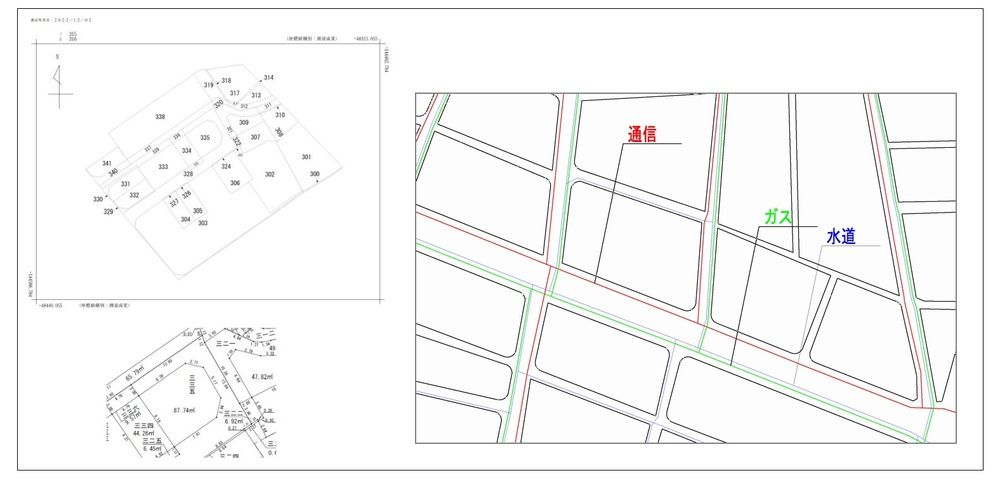
#> input picture map_coord_detect/test_data/input/test_1.jpg, 1000 x 487 px, shrunk from 1576 x 768 before the run, given in place of test_1.png, which was not available
$ jupyter execute extract_map.ipynb
#> lines starting #> are read from the running program, lines starting #| are printed output that depends on the picture; after the words box and inside, x2 and y2 are one past the last pixel; in counts of white or black regions, pixels touching at a corner belong together; pictures that were not available may be replaced by others from this repository, and a replacement may not be noted
[cell 1]
import cv2
import numpy as np
from PIL import Image
from IPython.display import display

image_path = '../test_data/input/test_3.jpg'  # 画像パスを指定
output_path = "../test_data/input/test_4.jpg"  # 出力画像の保存先パス

image_path_org = '../test_data/input/test_1.png'  # 画像パスを指定

image_org = cv2.imread(image_path_org)
#> image_org is the input picture: shape (487, 1000, 3); mean B, G, R 246.8, 247.2, 247

# 画像の読み込み
image = cv2.imread(image_path)
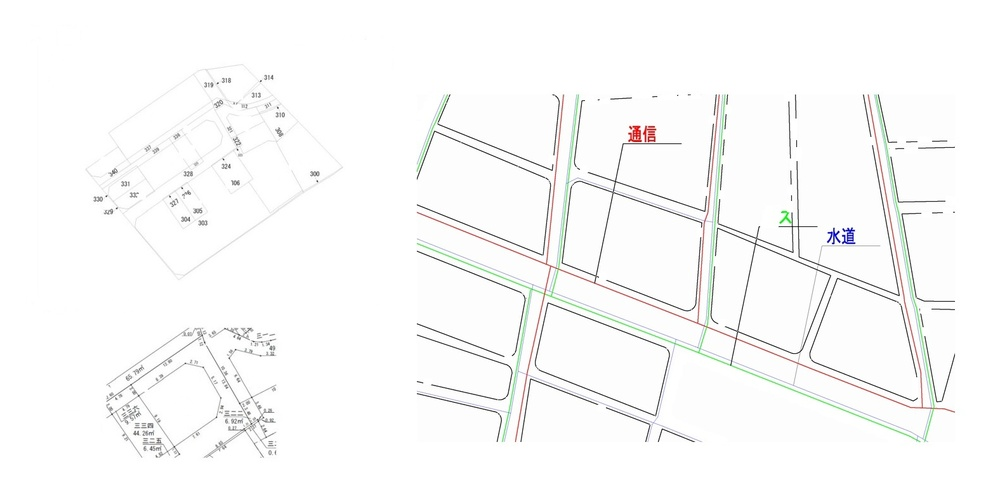
#> input picture map_coord_detect/test_data/input/test_3.jpg, 1000 x 487 px, shrunk from 1576 x 768 before the run
#> image is the input picture: shape (487, 1000, 3); mean B, G, R 249.5, 249.8, 249.7
gray = cv2.cvtColor(image, cv2.COLOR_BGR2GRAY)

# 二値化処理
_, binary = cv2.threshold(gray, 240, 255, cv2.THRESH_BINARY_INV)
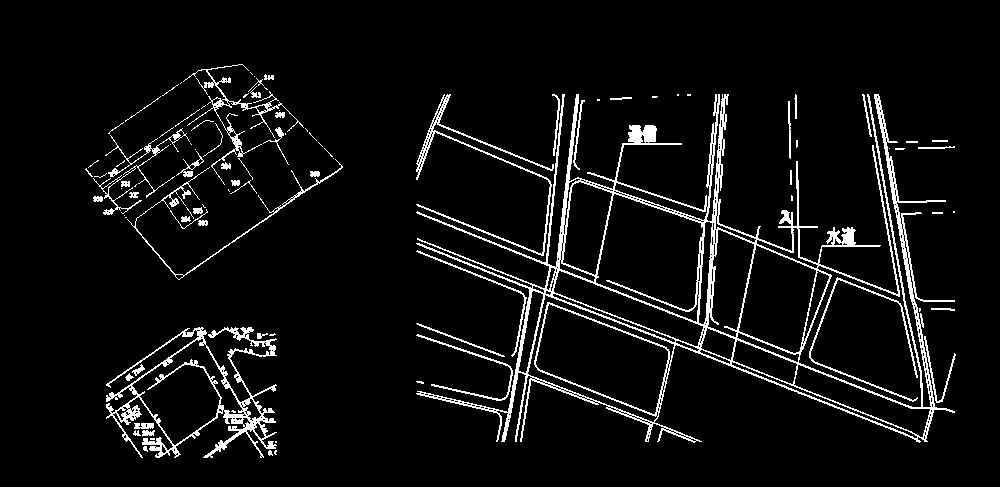
#> binary: shape (487, 1000); 6% white in thin lines or dots, all inside (x1, y1, x2, y2) = (85, 64, 956, 458)

# カーネルの定義
kernel_s = np.ones((3,3), np.uint8)
kernel_m = np.ones((7,7), np.uint8)
kernel_l = np.ones((15,15), np.uint8)
kernel_line = np.array([[0, 1, 0],
                       [0, 1, 0],
                       [0, 1, 0]], dtype=np.uint8)  # 縦線用

kernel_horizontal = np.array([[0, 0, 0],
                            [1, 1, 1],
                            [0, 0, 0]], dtype=np.uint8)  # 横線用
#
close = cv2.morphologyEx(binary, cv2.MORPH_CLOSE, np.ones((3,3), np.uint8), iterations=32)
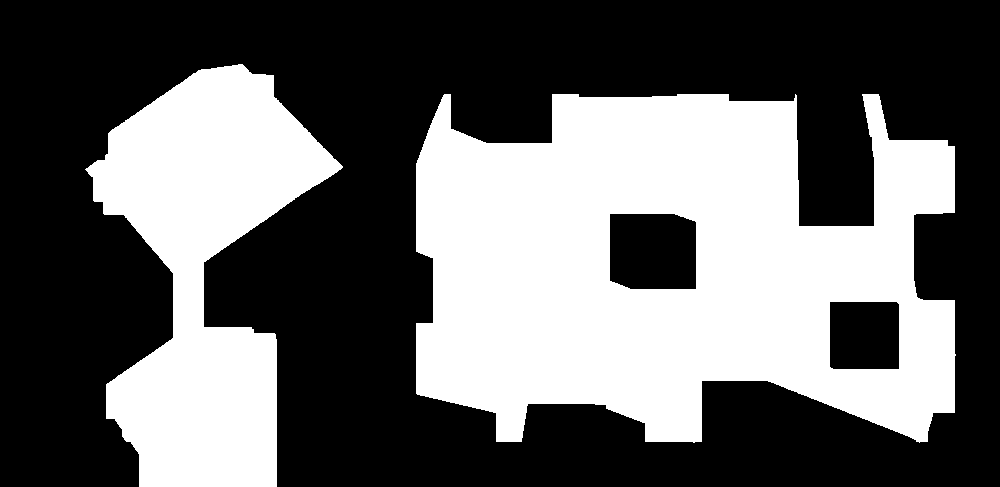
#> close: shape (487, 1000); 39.4% white; 2 white regions, box (x1, y1, x2, y2) and area: (416, 94, 956, 443) 136180, (85, 64, 343, 487) 55833
display(Image.fromarray(close))

# 連続した線領域のラベリング
num_labels, labels, stats, centroids = cv2.connectedComponentsWithStats(close)
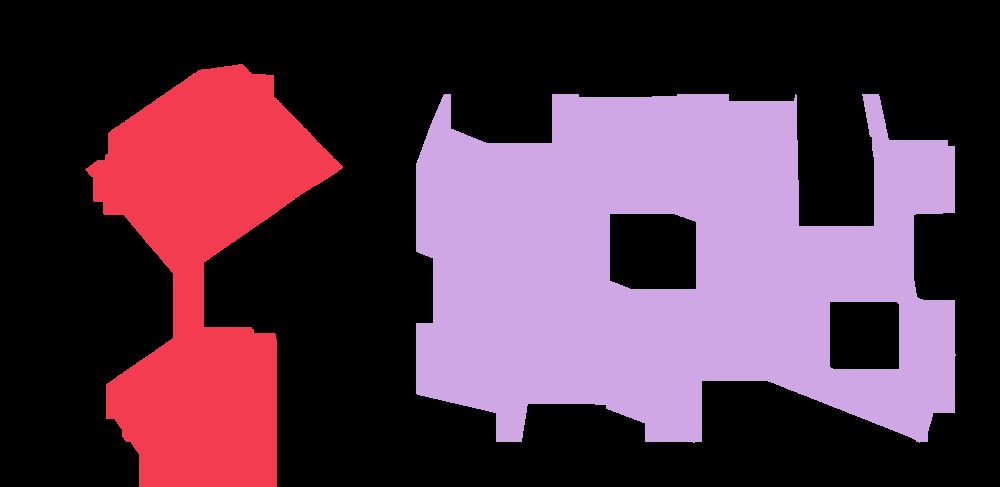
#> labels: shape (487, 1000) int32; 3 distinct labels, from 0 to 2; one colour per label, 0 black
#> num_labels = 3; stats = [[0, 0, 1000, 487, 294987], [85, 64, 258, 423, 55833], [416, 94, 540, 349, 136180]]; centroids = [[477.2, 227.3], [204.4, 270], [668.9, 266]]

# 結果画像の準備
result_image = image_org.copy()
detected_patterns = []

# 面積による大きな線パターンの検出
min_area = 500  # 最小面積（調整可能）

for i in range(1, num_labels):  # 0はバックグラウンド
    if stats[i, cv2.CC_STAT_AREA] > min_area:
        x = stats[i, cv2.CC_STAT_LEFT]
        y = stats[i, cv2.CC_STAT_TOP]
        w = stats[i, cv2.CC_STAT_WIDTH]
        h = stats[i, cv2.CC_STAT_HEIGHT]

        # 矩形の描画
        cv2.rectangle(result_image, (x, y), (x+w, y+h), (0, 255, 0), 2)

        # パターン情報の保存
        detected_patterns.append({
            'x': x,
            'y': y,
            'width': w,
            'height': h,
            'area': stats[i, cv2.CC_STAT_AREA],
            'center': (int(centroids[i][0]), int(centroids[i][1]))
        })
#> this loop made 2 passes
#> (x, y, w, h) on passes 1 to 2: (85, 64, 258, 423), (416, 94, 540, 349)
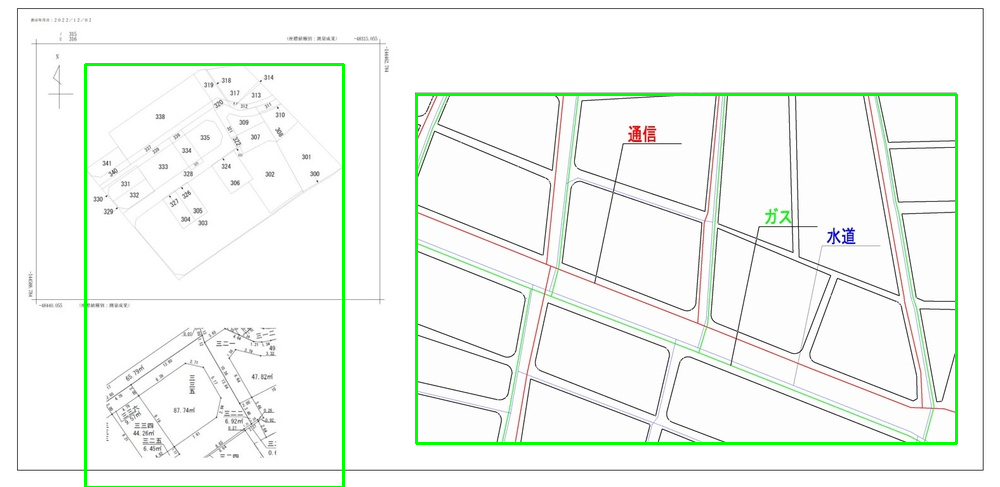
#> result_image: shape (487, 1000, 3); 1.83% of pixels changed, all inside (x1, y1, x2, y2) = (84, 63, 958, 487)
#> after the loop, detected_patterns = 2 items

cv2.imwrite(output_path, result_image)
display(Image.fromarray(result_image))
